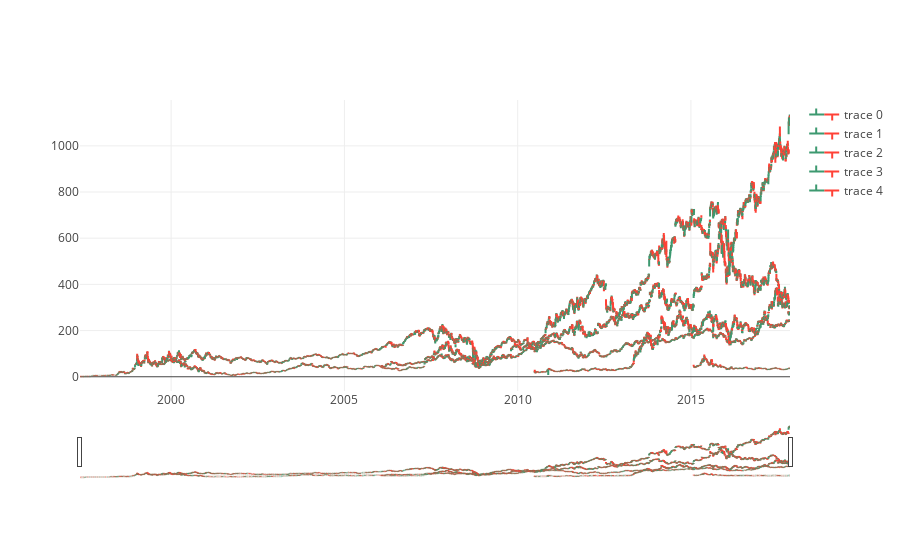

The code cell stored with this chart in its notebook:
### Code cell
traces = []
for i in ret:
    df = ret[i]
    trace = go.Ohlc(x=df['date'],
                    open=df.open,
                    high=df.high,
                    low=df.low,
                    close=df.close)
                    
    traces.append(trace)
py.iplot(traces)

### Figure 1 — Plotly figure (JSON) as saved in the notebook; plotly's stock layout.template omitted (floating-point values rounded to 4 significant figures; data arrays with more than 128 entries replaced by an {"elided": "..."} marker saying what was removed)
{"data": [{"close": {"elided": "703 float values"}, "high": {"elided": "703 float values"}, "low": {"elided": "703 float values"}, "open": {"elided": "703 float values"}, "type": "ohlc", "x": {"elided": "703 str values"}}, {"close": {"elided": "2971 float values"}, "high": {"elided": "2971 float values"}, "low": {"elided": "2971 float values"}, "open": {"elided": "2971 float values"}, "type": "ohlc", "x": {"elided": "2971 str values"}}, {"close": {"elided": "4661 float values"}, "high": {"elided": "4661 float values"}, "low": {"elided": "4661 float values"}, "open": {"elided": "4661 float values"}, "type": "ohlc", "x": {"elided": "4661 str values"}}, {"close": {"elided": "1858 float values"}, "high": {"elided": "1858 float values"}, "low": {"elided": "1858 float values"}, "open": {"elided": "1858 float values"}, "type": "ohlc", "x": {"elided": "1858 str values"}}, {"close": {"elided": "5153 float values"}, "high": {"elided": "5153 float values"}, "low": {"elided": "5153 float values"}, "open": {"elided": "5153 float values"}, "type": "ohlc", "x": {"elided": "5153 str values"}}], "layout": {}}
